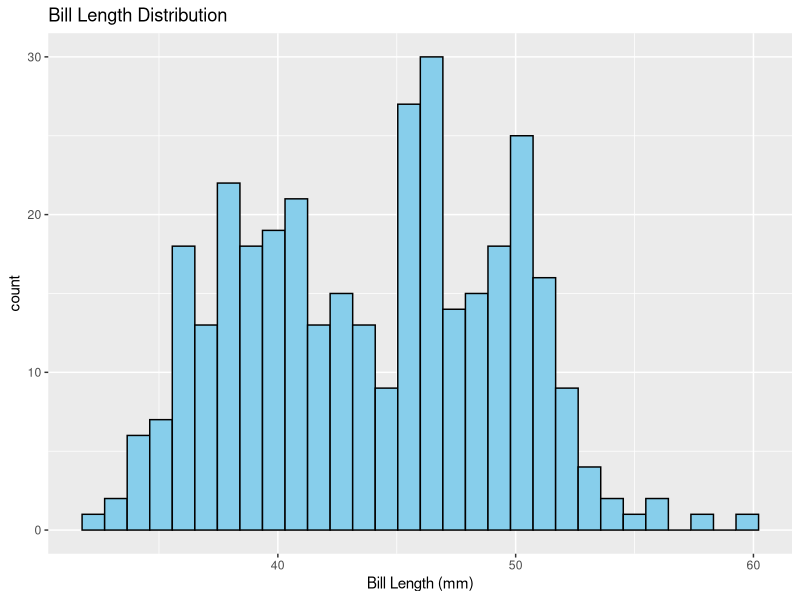
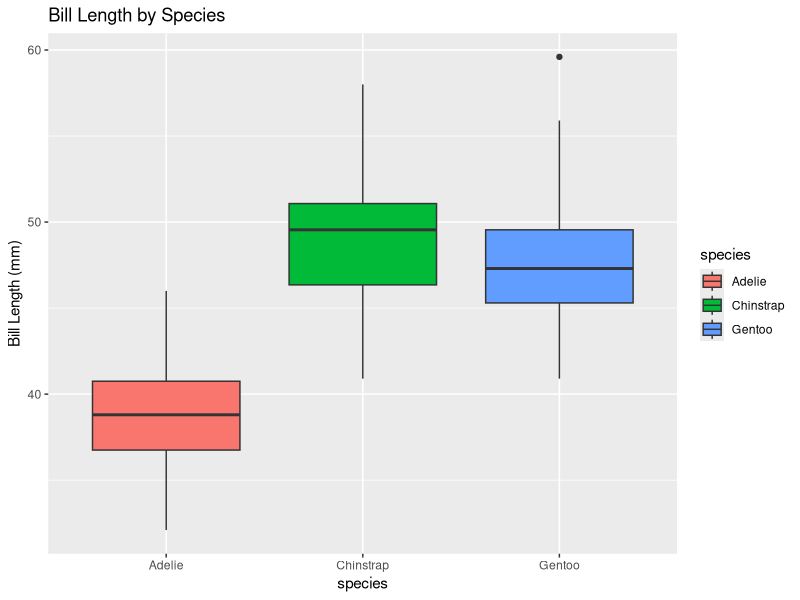
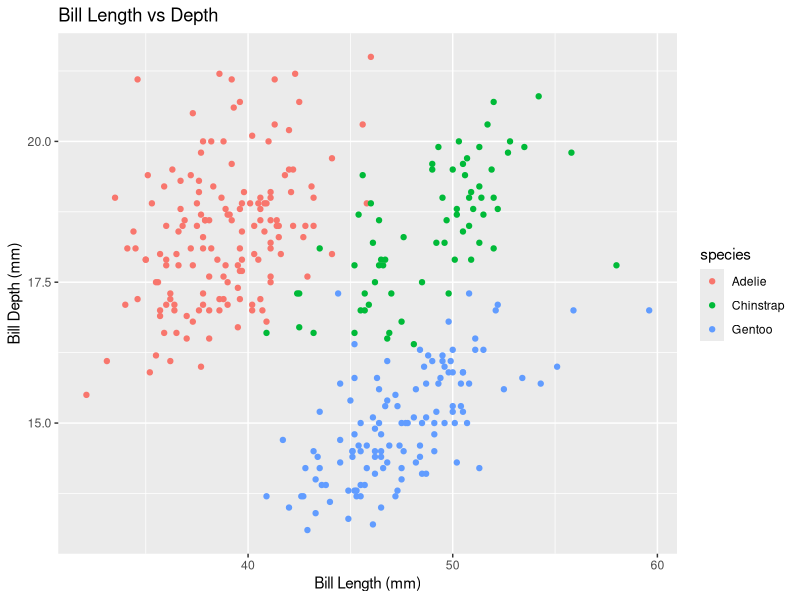

These figures' R source, in order:
## ---- chunk 1
# Load the data
library(palmerpenguins)
library(kableExtra)
data("penguins")
kbl(head(penguins, n = 4))
## ---- chunk 2
# Check dimensions and structure
dim(penguins)
str(penguins)
## ---- chunk 3
# Quick statistical overview
summary(penguins)
## ---- chunk 4
mean(penguins$bill_length_mm, na.rm = TRUE)
median(penguins$bill_length_mm, na.rm = TRUE)
## ---- chunk 5
range(penguins$bill_length_mm, na.rm = TRUE)
var(penguins$bill_length_mm, na.rm = TRUE)
sd(penguins$bill_length_mm, na.rm = TRUE)
## ---- chunk 6
# Grouped mean by species
library(dplyr)
penguins %>%
  group_by(species) %>%
  summarise(mean_bill_length = mean(bill_length_mm, na.rm = TRUE))
## ---- chunk 7
library(ggplot2)
ggplot(penguins, aes(x = bill_length_mm)) +
  geom_histogram(bins = 30, fill = "skyblue", color = "black") +
  labs(title = "Bill Length Distribution", x = "Bill Length (mm)")
## ---- chunk 8
ggplot(penguins, aes(x = species, y = bill_length_mm, fill = species)) +
  geom_boxplot() +
  labs(title = "Bill Length by Species", y = "Bill Length (mm)")
## ---- chunk 9
cor(penguins$bill_length_mm, penguins$bill_depth_mm, use = "complete.obs")
## ---- chunk 10
ggplot(penguins, aes(x = bill_length_mm, y = bill_depth_mm, color = species)) +
  geom_point() +
  labs(title = "Bill Length vs Depth", x = "Bill Length (mm)", y = "Bill Depth (mm)")
## ---- chunk 11
data("iris")
iris
